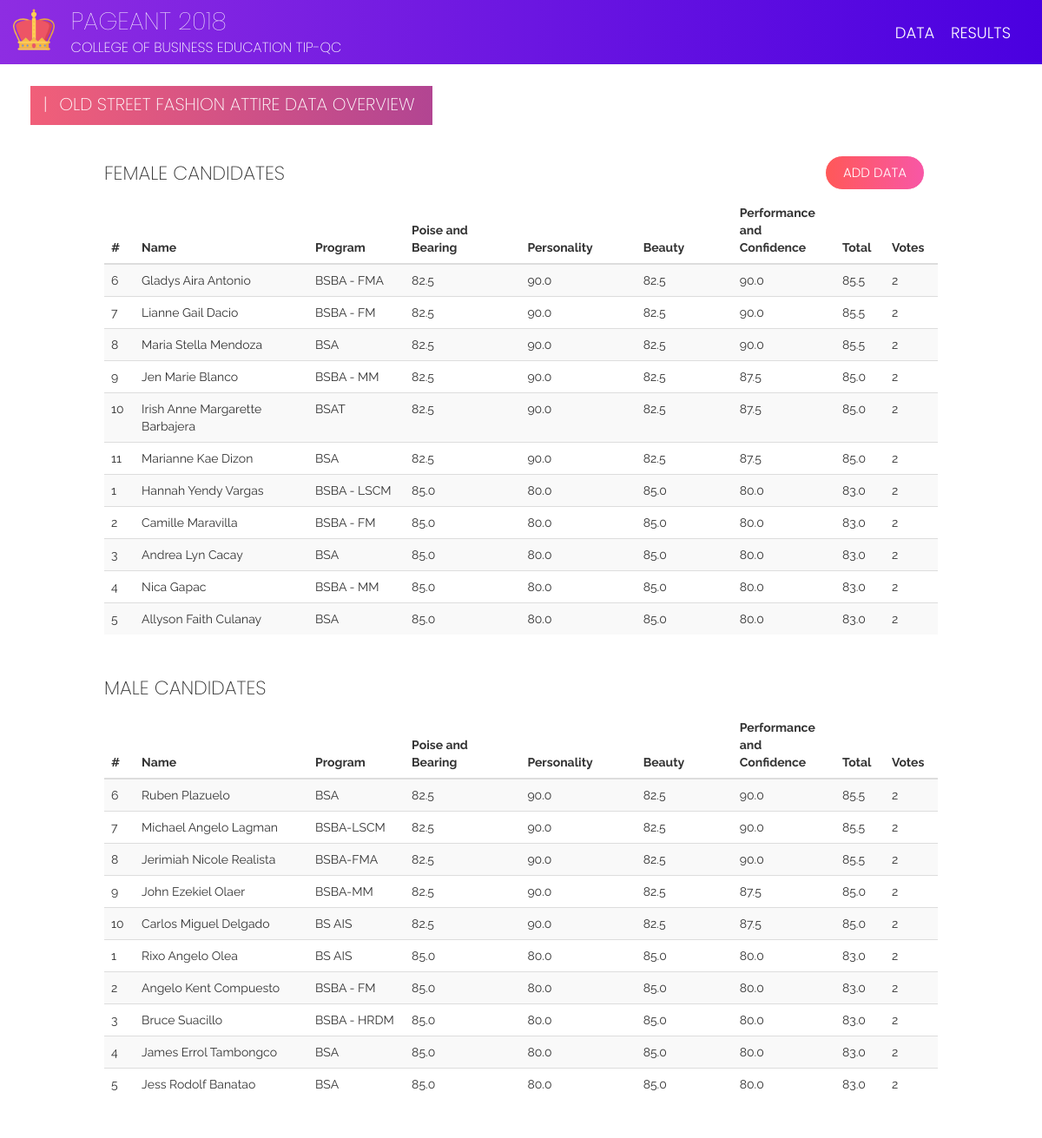
/candidates/old_street_fashion_attire/ (signed in), run on the app's committed database.
### candidates/models.py (models this page shows, shortened)
class OldStreetFashionAttireTotal(models.Model):
    candidate = models.OneToOneField(Candidate, on_delete=models.CASCADE)
    poise_and_bearing = models.FloatField(validators=[MaxValueValidator(100), MinValueValidator(0)])
    personality = models.FloatField(validators=[MaxValueValidator(100), MinValueValidator(0)])
    beauty = models.FloatField(validators=[MaxValueValidator(100), MinValueValidator(0)])
    performance_and_confidence = models.FloatField(validators=[MaxValueValidator(100), MinValueValidator(0)])
    total = models.FloatField(null=True)
    votes = models.IntegerField(default=0)

class Candidate(models.Model):
    idx = models.IntegerField(null=True)
    picture = models.ImageField(default="default.png")
    first_name = models.CharField(max_length=50)
    last_name = models.CharField(max_length=50)
    program = models.CharField(max_length=50)
    sex = models.CharField(max_length=8, choices=(('Male', 'Male'), ('Female', 'Female')))
    order = models.IntegerField(null=True)
    class Meta:
        ordering = ('idx', 'sex')

### candidates/views.py (the view)
# urls.py: path('old_street_fashion_attire/', views.old_street_fashion_attire_overview,
@login_required(login_url='admin:login')
def old_street_fashion_attire_overview(request):
    data = OldStreetFashionAttireTotal.objects.all().order_by('-total')
    return render(request, 'candidates/old_street_fashion_attire_overview.html', {'data': data})

### candidates/templates/candidates/old_street_fashion_attire_overview.html
{% extends 'add.html' %}
{% load static %}
{% block form %}
<link href="{% static 'css/add.css' %}" rel="stylesheet"/>
<div class="page-label-box">
    <h2 class="page-label">|<span style="padding-right: 8px;">  </span>Old Street Fashion Attire Data Overview</h2>
</div>
<a id="btn-transact" class="btn btn-x btn-t-x" href="{% url 'candidates:old_street_fashion_attire_list' %}">Add Data</a>
<div class="row" id="table-content">
    <h3 class="table-label-x">Female Candidates</h3>
    <table class="table table-striped">
        <thead>
        <tr>
            <th scope="col" style="width: 3%;">#</th>
            <th scope="col" style="width: 18%;">Name</th>
            <th scope="col" style="width: 10%;">Program</th>
            <th scope="col" style="width: 12%;">Poise and Bearing</th>
            <th scope="col" style="width: 12%;">Personality</th>
            <th scope="col" style="width: 10%;">Beauty</th>
            <th scope="col" style="width: 10%;">Performance and Confidence</th>
            <th scope="col" style="width: 5%;">Total</th>
            <th scope="col" style="width: 5%;">Votes</th>
        </tr>
        </thead>
        <tbody>
        {% for each in data %}
        {% if each.candidate.sex == 'Female' %}
        <tr>
            <th scope="row">{{ each.candidate.idx }}</th>
            <td>{{ each.candidate.first_name }}<span> </span>{{ each.candidate.last_name }}</td>
            <td>{{ each.candidate.program }}</td>
            <td>{{ each.poise_and_bearing }}</td>
            <td>{{ each.personality }}</td>
            <td>{{ each.beauty }}</td>
            <td>{{ each.performance_and_confidence }}</td>
            <td>{{ each.total }}</td>
            <td>{{ each.votes }}</td>
        </tr>
        {% endif %}
        {% endfor %}
        </tbody>
    </table>
    <h3 class="table-label-x table-label-male">Male Candidates</h3>
    <table class="table table-striped">
        <thead>
        <tr>
            <th scope="col" style="width: 3%;">#</th>
            <th scope="col" style="width: 18%;">Name</th>
            <th scope="col" style="width: 10%;">Program</th>
            <th scope="col" style="width: 12%;">Poise and Bearing</th>
            <th scope="col" style="width: 12%;">Personality</th>
            <th scope="col" style="width: 10%;">Beauty</th>
            <th scope="col" style="width: 10%;">Performance and Confidence</th>
            <th scope="col" style="width: 5%;">Total</th>
            <th scope="col" style="width: 5%;">Votes</th>
        </tr>
        </thead>
        <tbody>
        {% for each in data %}
        {% if each.candidate.sex == 'Male' %}
        <tr>
            <th scope="row">{{ each.candidate.idx }}</th>
            <td>{{ each.candidate.first_name }}<span> </span>{{ each.candidate.last_name }}</td>
            <td>{{ each.candidate.program }}</td>
            <td>{{ each.poise_and_bearing }}</td>
            <td>{{ each.personality }}</td>
            <td>{{ each.beauty }}</td>
            <td>{{ each.performance_and_confidence }}</td>
            <td>{{ each.total }}</td>
            <td>{{ each.votes }}</td>
        </tr>
        {% endif %}
        {% endfor %}
        </tbody>
    </table>
</div>
{% endblock %}

### staticfiles/css/base.css (style rules this page uses)
p, td, a, .btn-x { font-family: "Raleway", -apple-system, BlinkMacSystemFont, "Segoe UI", Roboto, "Helvetica Neue", Arial, sans-serif; font-weight: 300; }
.btn-x { text-transform: uppercase; border-radius: 0; }
table tbody tr th, table tbody tr td { font-size: 14px; font-weight: 400; }
h1, h2, h3, h4, h5, h6 { font-weight: 200; font-family: "Poppins", -apple-system, BlinkMacSystemFont, "Segoe UI", Roboto, "Helvetica Neue", Arial, sans-serif; }
.table-label-male { margin-top: 50px; }
.page-label { text-transform: uppercase; padding-left: 15px; margin-top: 10px; padding-right: 20px; font-size: 20px; font-weight: 200; color: white; }
.table-label-x { margin-bottom: 15px; text-transform: uppercase; font-size: 22px; }
.page-label-box { background: #B24592; background: -webkit-linear-gradient(to right, #F15F79, #B24592); background: linear-gradient(to right, #F15F79, #B24592); display: inline-block; margin-left: 20px; height: 45px; margin-top: 25px; }
body { font-family: "Raleway", -apple-system, BlinkMacSystemFont, "Segoe UI", Roboto, "Helvetica Neue", Arial, sans-serif; font-weight: 400; }
.btn-x { margin-top: 15px; margin-left: -15px; font-family: "Poppins", -apple-system, BlinkMacSystemFont, "Segoe UI", Roboto, "Helvetica Neue", Arial, sans-serif; font-weight: 300; font-size: 15px; padding-top: 8px; }
#btn-transact { background: #f857a6; background: -webkit-linear-gradient(to right, #ff5858, #f857a6); background: linear-gradient(to right, #ff5858, #f857a6); border-radius: 20px; border-color: white; color: white; height: 40px; padding-left: 20px; padding-right: 20px; }
.btn-t-x { float: right; margin-right: 10vw; margin-top: 105px; }

### staticfiles/css/add.css (style rules this page uses)
#table-content { width: 80vw; margin: 2vw auto; }

### data on the page
OldStreetFashionAttireTotal: candidate.idx "6", candidate.first_name "Gladys Aira", candidate.last_name "Antonio", candidate.program "BSBA - FMA", poise_and_bearing "82.5", personality "90.0", beauty "82.5", performance_and_confidence "90.0", total "85.5", votes "2"
OldStreetFashionAttireTotal: candidate.idx "7", candidate.first_name "Lianne Gail", candidate.last_name "Dacio", candidate.program "BSBA - FM", poise_and_bearing "82.5", personality "90.0", beauty "82.5", performance_and_confidence "90.0", total "85.5", votes "2"
OldStreetFashionAttireTotal: candidate.idx "8", candidate.first_name "Maria Stella", candidate.last_name "Mendoza", candidate.program "BSA", poise_and_bearing "82.5", personality "90.0", beauty "82.5", performance_and_confidence "90.0", total "85.5", votes "2"
OldStreetFashionAttireTotal: candidate.idx "9", candidate.first_name "Jen Marie", candidate.last_name "Blanco", candidate.program "BSBA - MM", poise_and_bearing "82.5", personality "90.0", beauty "82.5", performance_and_confidence "87.5", total "85.0", votes "2"
OldStreetFashionAttireTotal: candidate.idx "10", candidate.first_name "Irish Anne Margarette", candidate.last_name "Barbajera", candidate.program "BSAT", poise_and_bearing "82.5", personality "90.0", beauty "82.5", performance_and_confidence "87.5", total "85.0", votes "2"
OldStreetFashionAttireTotal: candidate.idx "11", candidate.first_name "Marianne Kae", candidate.last_name "Dizon", candidate.program "BSA", poise_and_bearing "82.5", personality "90.0", beauty "82.5", performance_and_confidence "87.5", total "85.0", votes "2"
OldStreetFashionAttireTotal: candidate.idx "1", candidate.first_name "Hannah Yendy", candidate.last_name "Vargas", candidate.program "BSBA - LSCM", poise_and_bearing "85.0", personality "80.0", beauty "85.0", performance_and_confidence "80.0", total "83.0", votes "2"
OldStreetFashionAttireTotal: candidate.idx "2", candidate.first_name "Camille", candidate.last_name "Maravilla", candidate.program "BSBA - FM", poise_and_bearing "85.0", personality "80.0", beauty "85.0", performance_and_confidence "80.0", total "83.0", votes "2"
OldStreetFashionAttireTotal: candidate.idx "3", candidate.first_name "Andrea Lyn", candidate.last_name "Cacay", candidate.program "BSA", poise_and_bearing "85.0", personality "80.0", beauty "85.0", performance_and_confidence "80.0", total "83.0", votes "2"
OldStreetFashionAttireTotal: candidate.idx "4", candidate.first_name "Nica", candidate.last_name "Gapac", candidate.program "BSBA - MM", poise_and_bearing "85.0", personality "80.0", beauty "85.0", performance_and_confidence "80.0", total "83.0", votes "2"
OldStreetFashionAttireTotal: candidate.idx "5", candidate.first_name "Allyson Faith", candidate.last_name "Culanay", candidate.program "BSA", poise_and_bearing "85.0", personality "80.0", beauty "85.0", performance_and_confidence "80.0", total "83.0", votes "2"
OldStreetFashionAttireTotal: candidate.idx "6", candidate.first_name "Ruben", candidate.last_name "Plazuelo", candidate.program "BSA", poise_and_bearing "82.5", personality "90.0", beauty "82.5", performance_and_confidence "90.0", total "85.5", votes "2"
OldStreetFashionAttireTotal: candidate.idx "7", candidate.first_name "Michael Angelo", candidate.last_name "Lagman", candidate.program "BSBA-LSCM", poise_and_bearing "82.5", personality "90.0", beauty "82.5", performance_and_confidence "90.0", total "85.5", votes "2"
OldStreetFashionAttireTotal: candidate.idx "8", candidate.first_name "Jerimiah Nicole", candidate.last_name "Realista", candidate.program "BSBA-FMA", poise_and_bearing "82.5", personality "90.0", beauty "82.5", performance_and_confidence "90.0", total "85.5", votes "2"
OldStreetFashionAttireTotal: candidate.idx "9", candidate.first_name "John Ezekiel", candidate.last_name "Olaer", candidate.program "BSBA-MM", poise_and_bearing "82.5", personality "90.0", beauty "82.5", performance_and_confidence "87.5", total "85.0", votes "2"
OldStreetFashionAttireTotal: candidate.idx "10", candidate.first_name "Carlos Miguel", candidate.last_name "Delgado", candidate.program "BS AIS", poise_and_bearing "82.5", personality "90.0", beauty "82.5", performance_and_confidence "87.5", total "85.0", votes "2"
OldStreetFashionAttireTotal: candidate.idx "1", candidate.first_name "Rixo Angelo", candidate.last_name "Olea", candidate.program "BS AIS", poise_and_bearing "85.0", personality "80.0", beauty "85.0", performance_and_confidence "80.0", total "83.0", votes "2"
OldStreetFashionAttireTotal: candidate.idx "2", candidate.first_name "Angelo Kent", candidate.last_name "Compuesto", candidate.program "BSBA - FM", poise_and_bearing "85.0", personality "80.0", beauty "85.0", performance_and_confidence "80.0", total "83.0", votes "2"
OldStreetFashionAttireTotal: candidate.idx "3", candidate.first_name "Bruce", candidate.last_name "Suacillo", candidate.program "BSBA - HRDM", poise_and_bearing "85.0", personality "80.0", beauty "85.0", performance_and_confidence "80.0", total "83.0", votes "2"
OldStreetFashionAttireTotal: candidate.idx "4", candidate.first_name "James Errol", candidate.last_name "Tambongco", candidate.program "BSA", poise_and_bearing "85.0", personality "80.0", beauty "85.0", performance_and_confidence "80.0", total "83.0", votes "2"
OldStreetFashionAttireTotal: candidate.idx "5", candidate.first_name "Jess Rodolf", candidate.last_name "Banatao", candidate.program "BSA", poise_and_bearing "85.0", personality "80.0", beauty "85.0", performance_and_confidence "80.0", total "83.0", votes "2"
